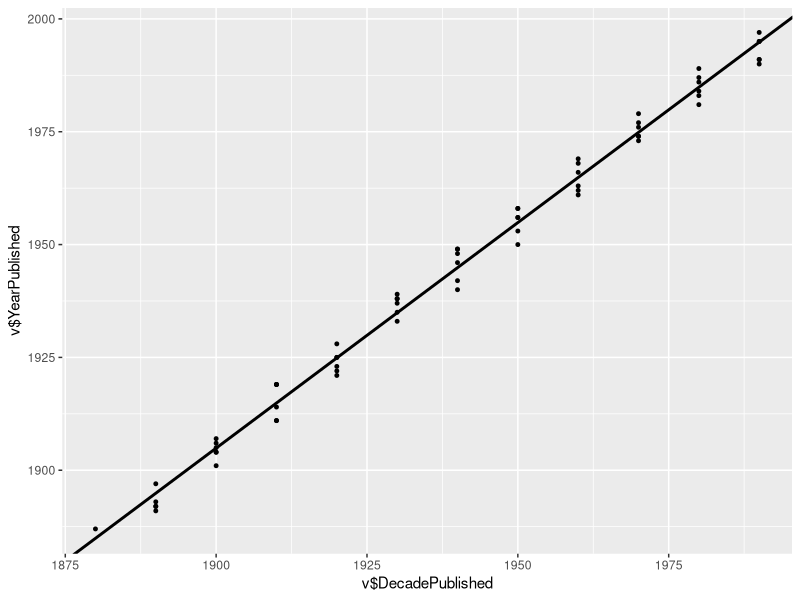
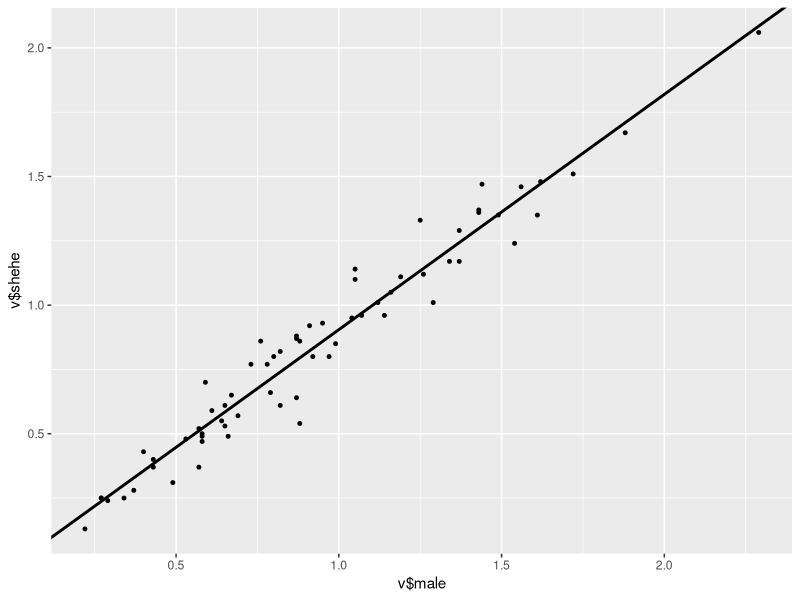
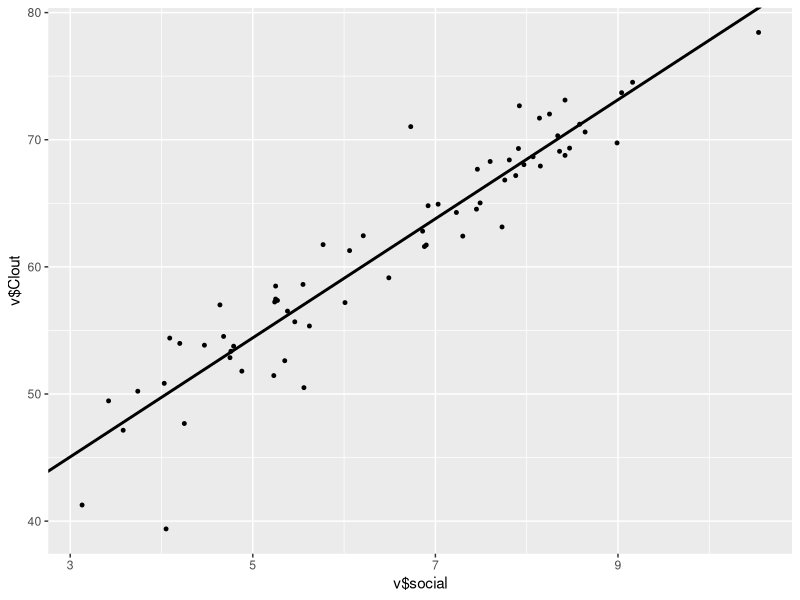

Recreate these plots in R, in order.
## ---- chunk 1
knitr::opts_chunk$set(echo = TRUE)
## ---- chunk 2
v <- read.csv("LIWC2015 Results.csv")
library(ggplot2)
## ---- chunk 3
cat("Variables Summary:")
summary(v)
cat("WPS Mean +/- SD:",mean(v$WPS),"+/-", sd(v$WPS))
cat("WC Mean +/- SD:",mean(v$WC),"+/-", sd(v$WC))
## ---- chunk 4
# Create a copy of the main dataset
v_alt <- v

# Eliminate non-numerical fields from the dataset
v_alt$Filename <- NULL
v_alt$Author <- NULL

# Create a correlation matrix of values in the data frame
v_alt_cor <- cor(v_alt)

# Scan correlation matrix to capture greatest and smallest correlation, returning the value and name;
maxcol <- 0 # Col with greatest correlation
maxrow <- 0 # Row with greatest correlation
mincol <- 0 # Col with least correlation
minrow <- 0 # Row with least correlation
mincor <- 0 # Greatest correlation
maxcor <- 0 # Least correlation

for (i in 1:ncol(v_alt_cor)) {
  for (j in 1:nrow(v_alt_cor)) {
    if (i != j) {
      if (v_alt_cor[i,j] > maxcor) {
        maxcor <- v_alt_cor[i,j]
        maxcol <- i
        maxrow <- j
      }
      if (v_alt_cor[i,j] < mincor) {
        mincor <- v_alt_cor[i,j]
        mincol <- i
        minrow <- j
      }
    }
  }
}

cat("Greatest Correlation:",maxcor,",between",rownames(v_alt_cor)[maxrow],"and",colnames(v_alt_cor)[maxcol])
cat("Least Correlation:",mincor,",between",rownames(v_alt_cor)[minrow],"and",colnames(v_alt_cor)[mincol])
## ---- chunk 5

# Creates linear fit coeficients
c1 <- lm(v$YearPublished ~ v$DecadePublished)


## Creates 'g1', a ggplot variable
g1 <- ggplot(data.frame(x = v$DecadePublished, y = v$YearPublished), aes(x = v$DecadePublished, y = v$YearPublished)) 

# The following two lines set up the point aesthetics of the variable
g1 = g1 + geom_point(size = 1, colour = "black") 
g1 = g1 + geom_abline(intercept = c1$coefficients[1], slope = c1$coefficients[2], size = 1)
g1
## ---- chunk 6
# Creates linear fit coeficients
c2 <- lm(v$shehe ~ v$male)

## Creates 'g2', a ggplot variable
g2 <- ggplot(data.frame(x = v$male, y = v$shehe), aes(x = v$male, y = v$shehe)) 

# The following two lines set up the point aesthetics of the variable
g2 = g2 + geom_point(size = 1, colour = "black") 
g2 = g2 + geom_abline(intercept = c2$coefficients[1], slope = c2$coefficients[2], size = 1)
g2
## ---- chunk 7
# Creates linear fit coeficients
c3 <- lm(v$Clout ~ v$social)

## Creates 'g2', a ggplot variable
g3 <- ggplot(data.frame(x = v$social, y = v$Clout), aes(x = v$social, y = v$Clout)) 

# The following two lines set up the point aesthetics of the variable
g3 = g3 + geom_point(size = 1, colour = "black") 
g3 = g3 + geom_abline(intercept = c3$coefficients[1], slope = c3$coefficients[2], size = 1)
g3
## ---- chunk 8
summary(lm(v$DecadePublished ~ v$anger))
summary(lm(v$DecadePublished ~ v$sad))
## ---- chunk 9
summary(lm(v$WC ~ v$Sixltr +v$function. + v$ppron))
## ---- chunk 10
sessionInfo()
